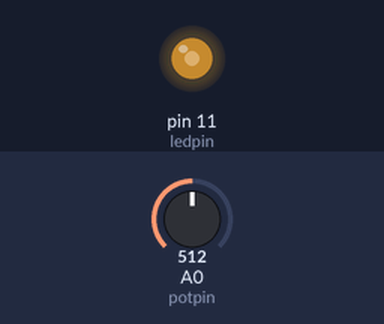
A sketch run on a simulated Arduino Uno, built with avr-gcc and run on an emulated ATmega328P. On the bench: output pins drawn as LEDs (lit = HIGH). Inputs (shaded band) come from the test bench; at power-on: A0 (potpin) = 512.

Above: at 1.2 s.
1.3 s: A0 (potpin) set to 716
At 2.3 s:
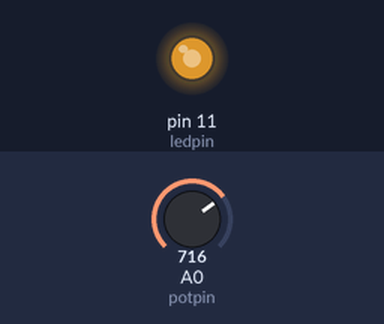
2.8 s: A0 (potpin) set to 900
At 3.4 s:
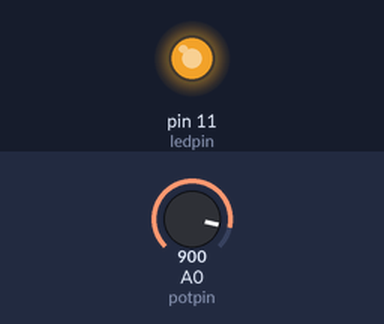
4.3 s: A0 (potpin) set to 122
At 4.6 s:
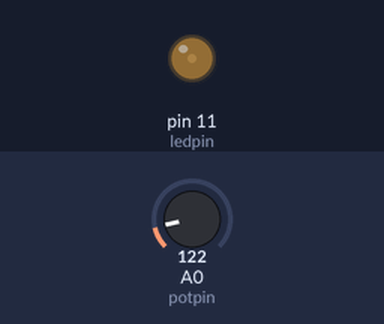
5.8 s: A0 (potpin) set to 0
At 6.9 s:
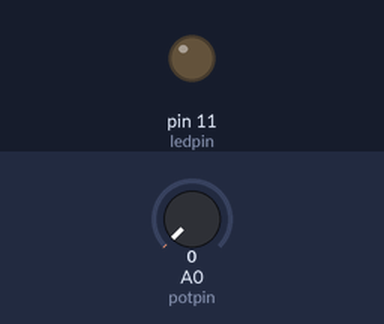
Timing chart, 0 to 8.3 s (numbered marks = the images above; inputs shaded):
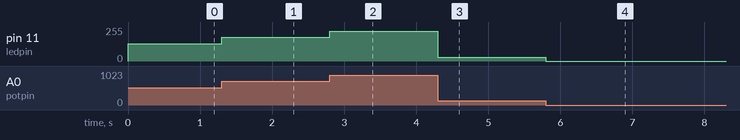

The sketch:

expt4.hex.ino
```cpp
int ledpin=11;
int potpin=A0;
int Value;

void setup() {
  pinMode(ledpin,OUTPUT);

}

void loop() {
  Value=analogRead(potpin);
  Value=Value/4;
  analogWrite(ledpin,Value);

}
```

Measured:
- after the input at 1.3 s, pin 11 (ledpin): 128/255 → 179/255 at once
- after the input at 2.8 s, pin 11 (ledpin): 179/255 → 225/255 at once
- after the input at 4.3 s, pin 11 (ledpin): 225/255 → 30/255 at once
- after the input at 5.8 s, pin 11 (ledpin): 30/255 → 0/255 at once
